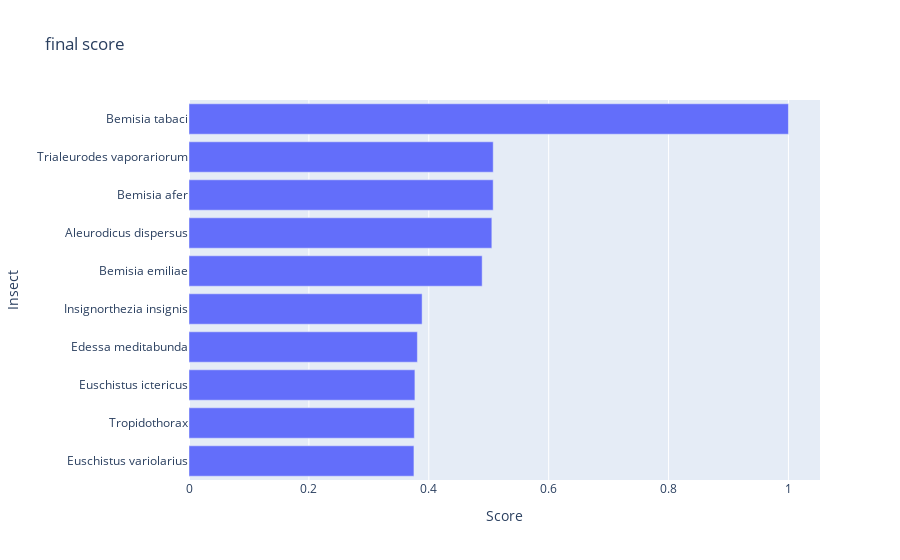

Write notebook code for a chart like this one.
### Code cell
import plotly.graph_objects as go

to_itter=data_to_count.sort_values('result',ascending=False).reset_index(drop=True)[:10]

label=[]
degree=[]
for index,data in to_itter.sort_values('result',ascending=True).reset_index(drop=True).iterrows():
    label.append(data.label)
    degree.append(data.result)

fig = go.Figure(data=go.Bar(
    x=degree,
    y=label,
    orientation='h'
))

fig.update_layout(
    title='final score',
    xaxis_title='Score',
    yaxis_title='Insect'
)

fig.show()

### Figure 1 — Plotly figure (JSON) as saved in the notebook; plotly's stock layout.template omitted (floating-point values rounded to 4 significant figures)
{"data": [{"orientation": "h", "type": "bar", "x": [0.3752, 0.3759, 0.3768, 0.381, 0.3889, 0.4891, 0.5052, 0.5074, 0.5075, 1], "y": ["Euschistus variolarius", "Tropidothorax", "Euschistus ictericus", "Edessa meditabunda", "Insignorthezia insignis", "Bemisia emiliae", "Aleurodicus dispersus", "Bemisia afer", "Trialeurodes vaporariorum", "Bemisia tabaci"]}], "layout": {"title": {"text": "final score"}, "xaxis": {"title": {"text": "Score"}}, "yaxis": {"title": {"text": "Insect"}}}}
